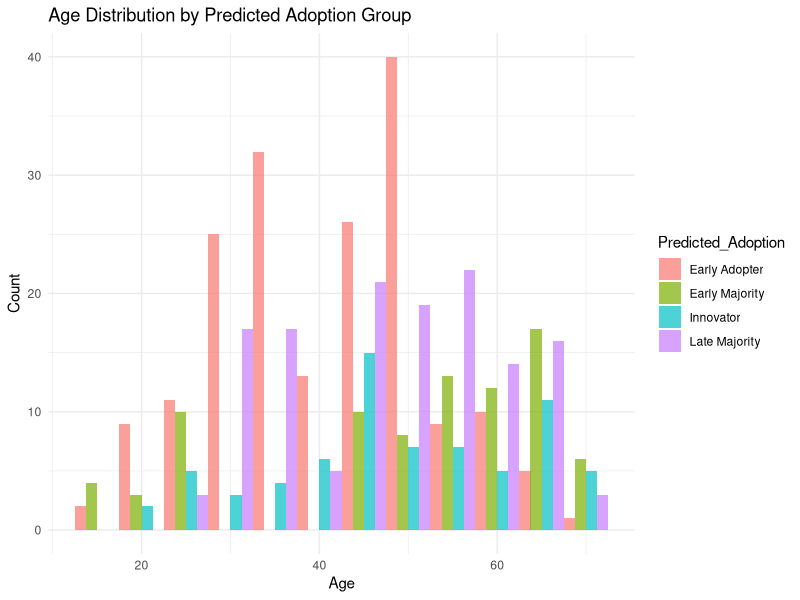
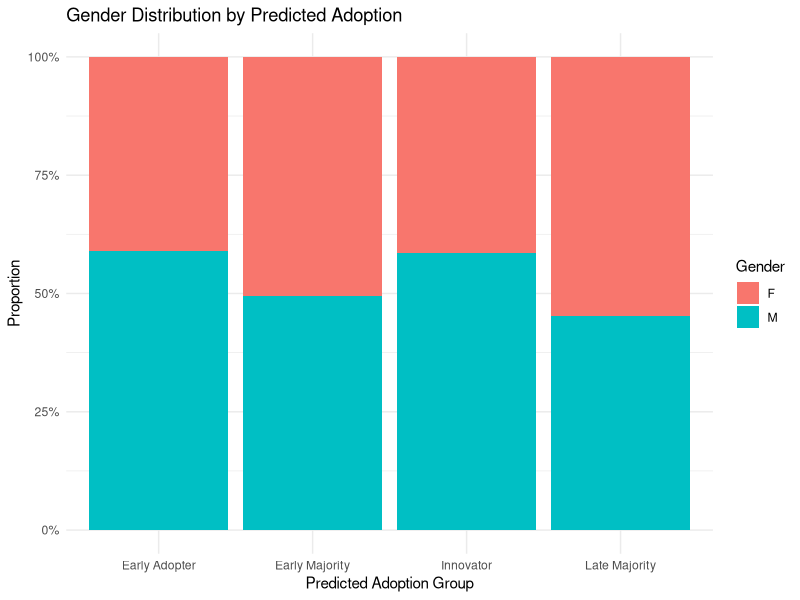
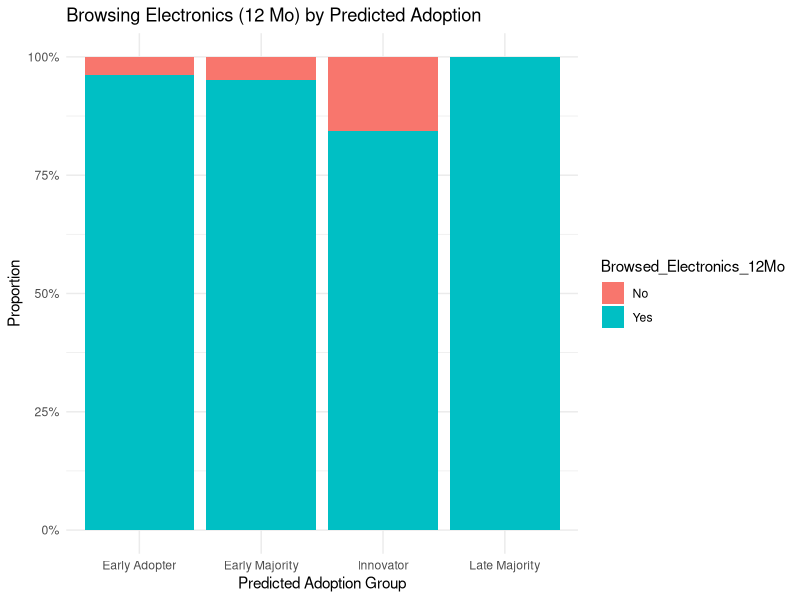
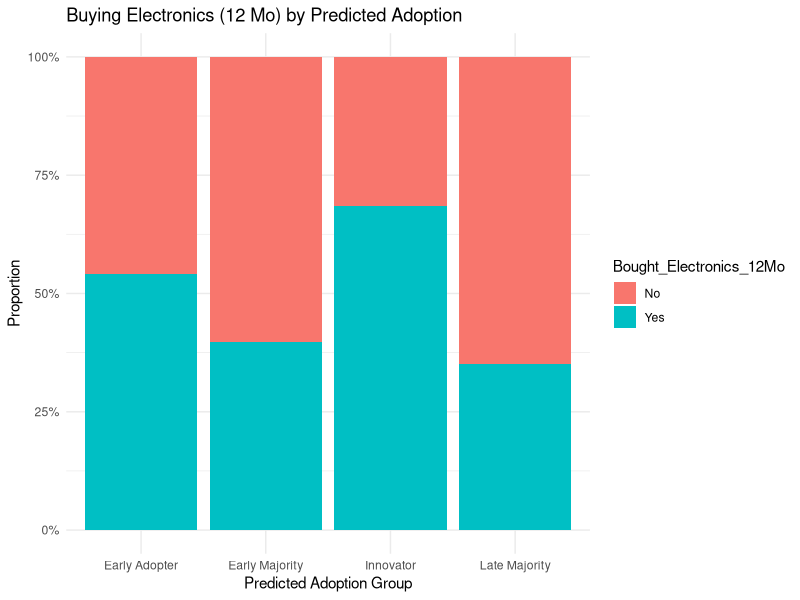
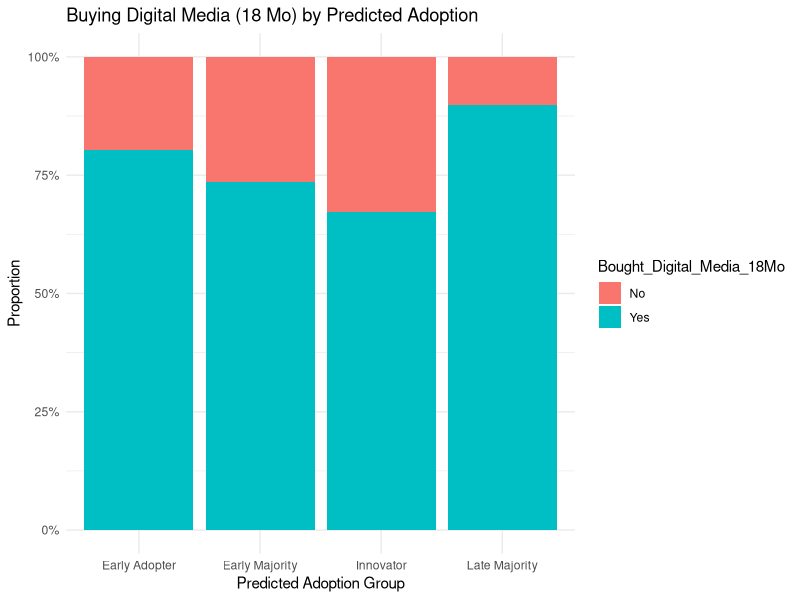
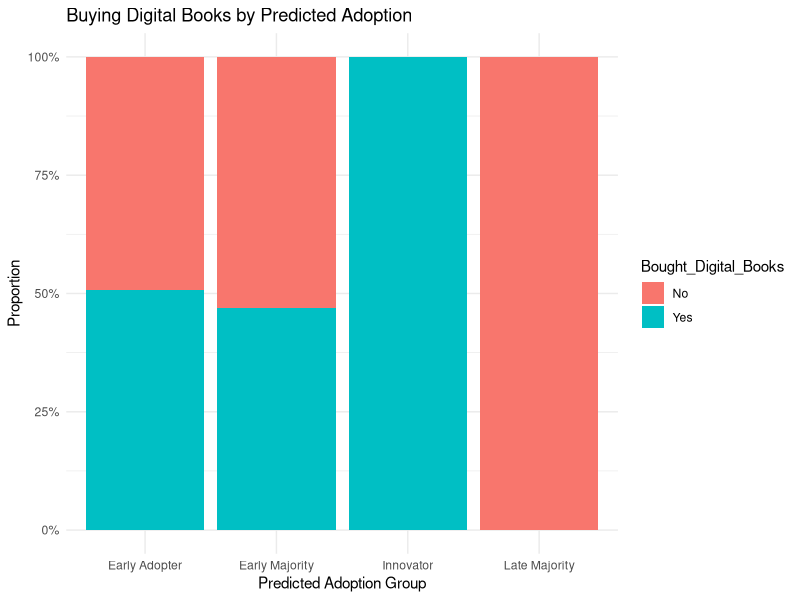

Source code (R) for these figures, in order:
## ---- chunk 1
knitr::opts_chunk$set(echo = TRUE)
library(readr)
library(ggplot2)
library(scales)  # needed for percent labels
library(dplyr)
## ---- chunk 2
scoring <- read_csv("Scoring_With_Predictions.csv")

# Quick overview of the predictions
cat("Total customers scored:", nrow(scoring), "\n")
table(scoring$Predicted_Adoption)
prop.table(table(scoring$Predicted_Adoption)) * 100

# Age distribution by predicted adoption
ggplot(scoring, aes(x = Age, fill = Predicted_Adoption)) +
  geom_histogram(binwidth = 5, position = "dodge", alpha = 0.7) +
  theme_minimal() +
  labs(title = "Age Distribution by Predicted Adoption Group",
       x = "Age", y = "Count")

# Gender distribution
ggplot(scoring, aes(x = Predicted_Adoption, fill = Gender)) +
  geom_bar(position = "fill") +
  theme_minimal() +
  labs(title = "Gender Distribution by Predicted Adoption",
       x = "Predicted Adoption Group", y = "Proportion") +
  scale_y_continuous(labels = scales::percent)

# Behavioral analysis plots
ggplot(scoring, aes(x = Predicted_Adoption, fill = Browsed_Electronics_12Mo)) +
  geom_bar(position = "fill") +
  theme_minimal() +
  labs(title = "Browsing Electronics (12 Mo) by Predicted Adoption",
       x = "Predicted Adoption Group", y = "Proportion") +
  scale_y_continuous(labels = scales::percent)

ggplot(scoring, aes(x = Predicted_Adoption, fill = Bought_Electronics_12Mo)) +
  geom_bar(position = "fill") +
  theme_minimal() +
  labs(title = "Buying Electronics (12 Mo) by Predicted Adoption",
       x = "Predicted Adoption Group", y = "Proportion") +
  scale_y_continuous(labels = scales::percent)

ggplot(scoring, aes(x = Predicted_Adoption, fill = Bought_Digital_Media_18Mo)) +
  geom_bar(position = "fill") +
  theme_minimal() +
  labs(title = "Buying Digital Media (18 Mo) by Predicted Adoption",
       x = "Predicted Adoption Group", y = "Proportion") +
  scale_y_continuous(labels = scales::percent)

ggplot(scoring, aes(x = Predicted_Adoption, fill = Bought_Digital_Books)) +
  geom_bar(position = "fill") +
  theme_minimal() +
  labs(title = "Buying Digital Books by Predicted Adoption",
       x = "Predicted Adoption Group", y = "Proportion") +
  scale_y_continuous(labels = scales::percent)

# summary table
summary_stats <- scoring %>%
  group_by(Predicted_Adoption) %>%
  summarise(
    Count = n(),
    Avg_Age = round(mean(Age), 1),
    Pct_Bought_Electronics = round(mean(Bought_Electronics_12Mo == "Yes") * 100, 1),
    Pct_Bought_Digital_Media = round(mean(Bought_Digital_Media_18Mo == "Yes") * 100, 1)
  )

knitr::kable(summary_stats, caption = "Customer Characteristics by Predicted Adoption Group")
